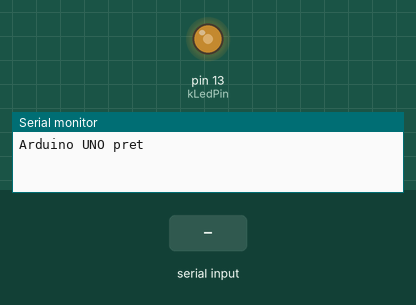
A sketch run on a simulated Arduino Uno, built with avr-gcc and run on an emulated ATmega328P. Shown: output pins drawn as LEDs (lit = HIGH), the last lines printed to the serial monitor. Inputs (shaded band) come from the test bench.

Above: at 1.2 s.
1.3 s: "BLINK OFF\n" received over Serial
At 2.5 s:
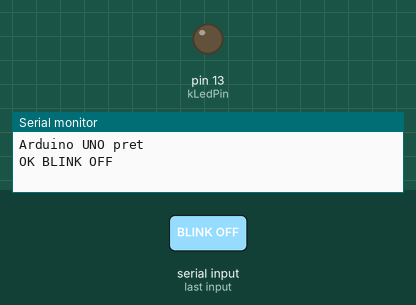
2.8 s: "BLINK ON\n" received over Serial
5.8 s: "1\n" received over Serial
Timing chart, 0 to 14.8 s (numbered marks = the images above; inputs shaded):
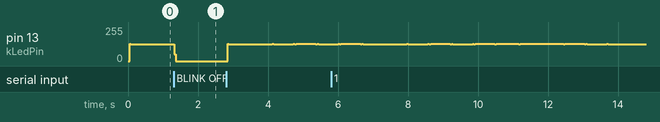

The sketch:

uno_demo.ino
```cpp
// (licence header left out)
const uint8_t       kLedPin        = LED_BUILTIN;    // D13 = PB5
const unsigned long kHalfPeriodMs  = 1;              // 500 on a real board

bool          blinking = true;
unsigned long lastToggle = 0;
String        line;

void execute(const String &command)
{
    if (command == "BLINK OFF")
    {
        blinking = false;
        digitalWrite(kLedPin, LOW);
        Serial.println("OK BLINK OFF");
    }
    else if (command == "BLINK ON")
    {
        blinking = true;
        Serial.println("OK BLINK ON");
    }
    else
    {
        Serial.print("Recu : ");
        Serial.println(command);
    }
}

void setup()
{
    pinMode(kLedPin, OUTPUT);
    Serial.begin(115200);
    Serial.println("Arduino UNO pret");
}

void loop()
{
    // Blink without delay(): the serial port is read in between.
    const unsigned long now = millis();
    if (blinking && (now - lastToggle >= kHalfPeriodMs))
    {
        lastToggle = now;
        digitalWrite(kLedPin, !digitalRead(kLedPin));
    }

    while (Serial.available() > 0)
    {
        const char c = static_cast<char>(Serial.read());
        if (c == '\n')
        {
            execute(line);
            line = "";
        }
        else if (c != '\r')
        {
            line += c;
        }
    }
}
```
